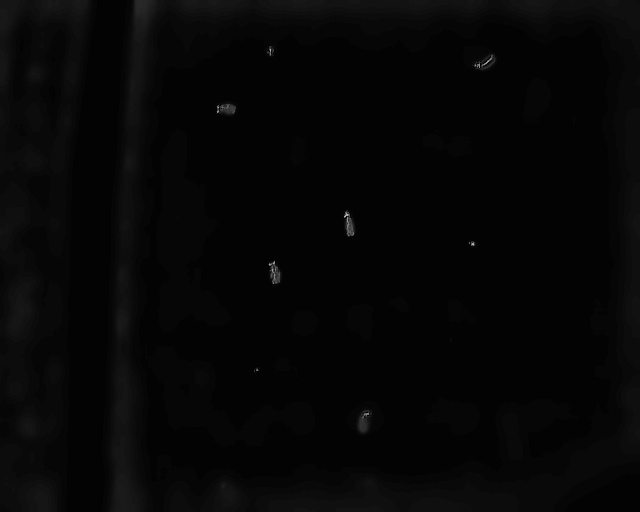
#> input picture dataset/images/enhanced/DJI_20240125160538_0008_T.JPG, 640 x 512 px
$ jupyter execute --allow-errors '2. augment-image.ipynb'   (shell and % lines are left out)
#> lines starting #> are read from the running program, lines starting #| are printed output that depends on the picture
# Image generation for Sheep Detection

In this notebook we generate new images based on old images by extracting sheep from a image with sheep and randomly rotate and place them on a new image.

[cell 1]
import os
import cv2
import numpy as np
import pandas as pd
import random
import matplotlib.pyplot as plt
from typing import List, Tuple

[cell 2]
ROOT_FOLDER = "."
DATASET_FOLDER = f"{ROOT_FOLDER}/dataset"
ENHANCED_IMAGE_FOLDER = f"{DATASET_FOLDER}/images/enhanced"
AUGMENTED_IMAGE_FOLDER = f"{DATASET_FOLDER}/images/augmented"

# Augment images

To be able to create more images we can augment the images by cutting the sheep from one image and to paste them on an empty background on random positions.

# Loading images

[cell 3]
SHEEP_IMAGE_NAME = "DJI_20240125160538_0008_T.JPG"
BACKGROUND_IMAGE_NAME = "DJI_20240125160808_0083_T.JPG"

[cell 4]
def load_image(path: str) -> np.ndarray:
    """Load an image in grayscale from a file path."""
    image = cv2.imread(path)
#> image is the input picture: shape (512, 640, 3); min 0, max 182, mean 6
    if image is None:
        raise FileNotFoundError(f"Image not found: {path}")

    image = cv2.cvtColor(image, cv2.COLOR_BGR2GRAY)
#> image: shape (512, 640)
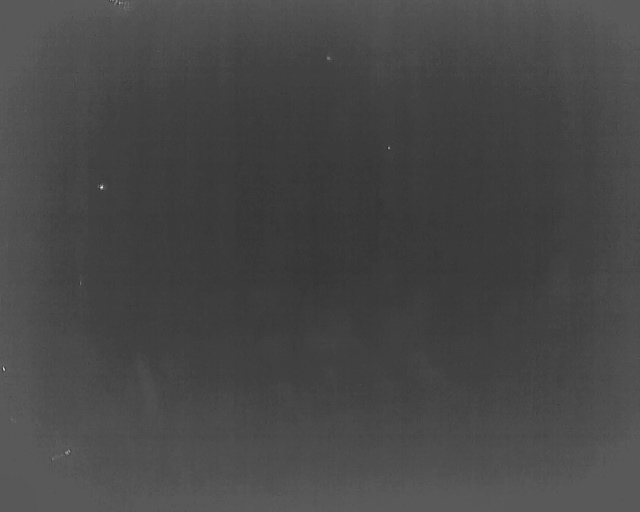
#> input picture dataset/images/original/DJI_20240125160808_0083_T.JPG, 640 x 512 px, found by its file name
#> in load_image, image is the input picture: shape (512, 640, 3); min 42, max 235, mean 70.8
    return image

[cell 5]
def plot_images(images: list, normalize: bool = False):
    """
    Visually display images using matplotlib.

    Parameters:
        normalize (bool): If True, sets vmin/vmax to show noise more clearly.
    """
#> called with normalize = True
    fig, axes = plt.subplots(1, len(images), figsize=(5 * len(images), 5))

    if len(images) == 1:
        axes = [axes]

    for ax, image, idx in zip(axes, images, range(1, len(images) + 1)):
        if normalize:
            ax.imshow(image, cmap='gray', vmin=0, vmax=255)
        else:
            ax.imshow(image, cmap='gray')
        ax.set_title(f'Image {idx}')
        ax.axis('off')
#> this loop made 2 passes
#> idx on passes 1 to 2: 1, 2

    plt.tight_layout()
    plt.show()
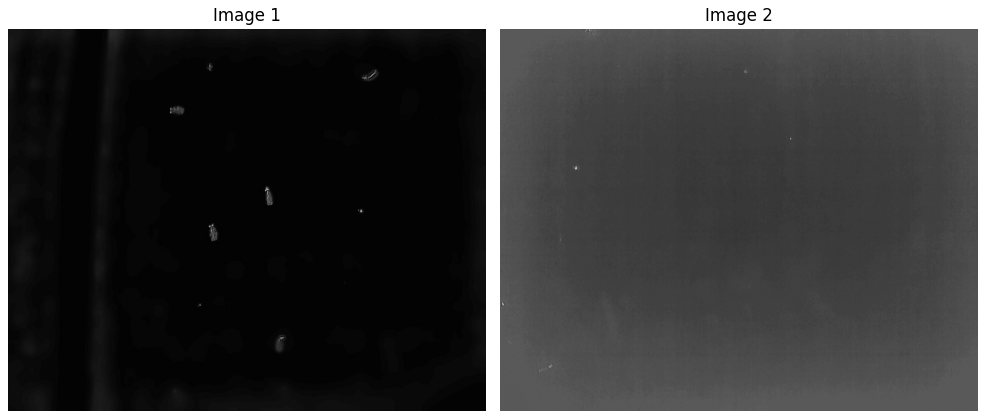
#> figure drawn by matplotlib, 2 panels
